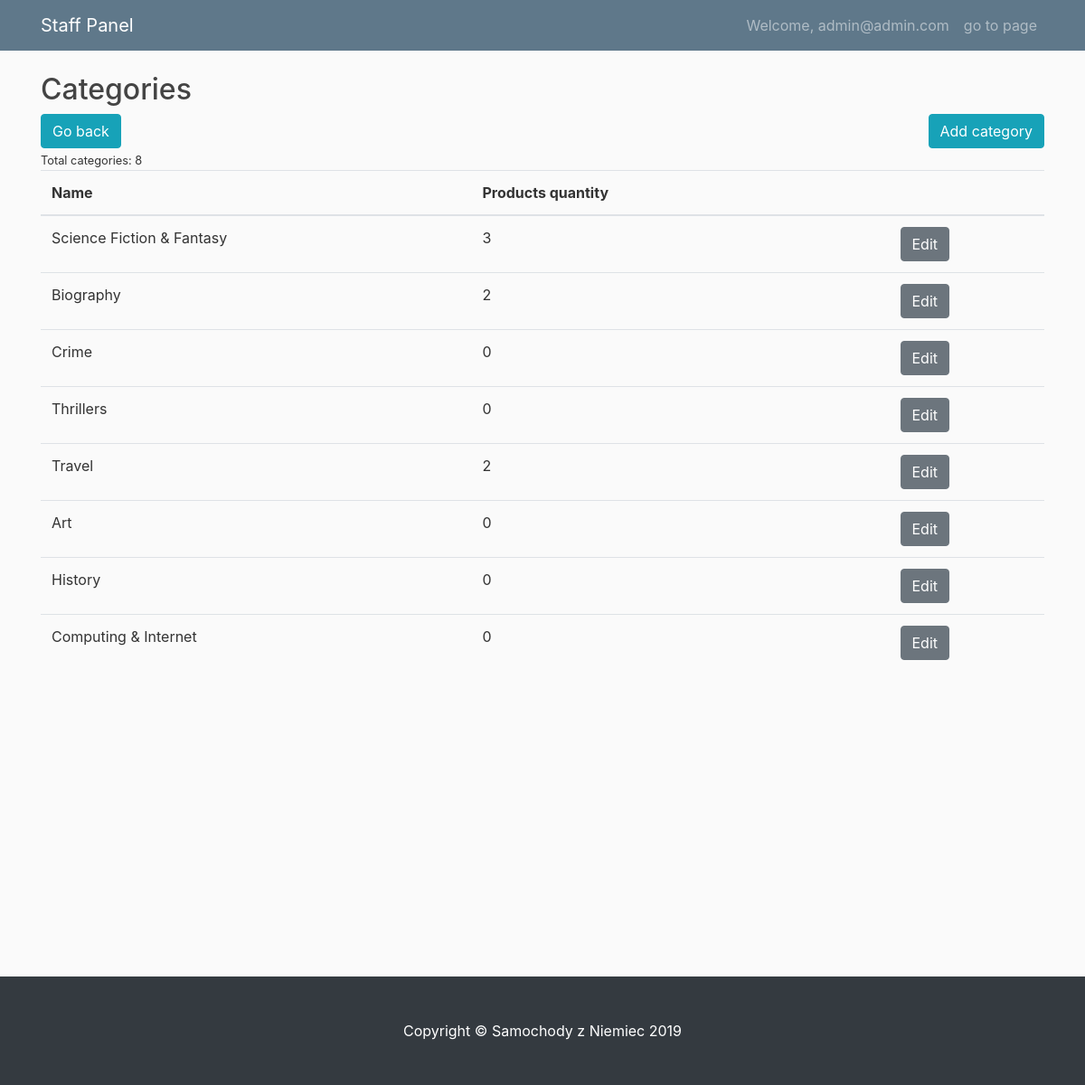
The app's page /staff/categories_list (signed in) with its own data.
### account/models.py (models this page shows, shortened)
class User(AbstractBaseUser):
    email = models.EmailField(max_length=255, unique=True)
    is_active = models.BooleanField(default=True)  # can login
    is_staff = models.BooleanField(default=False)  # staff user non superuser
    is_admin = models.BooleanField(default=False)  # superuser
    created = models.DateTimeField(auto_now_add=True)
    updated = models.DateTimeField(auto_now=True)
    orders = models.ManyToManyField("orders.Order")
    first_name = models.CharField(max_length=100)
    last_name = models.CharField(max_length=100)
    phone = models.CharField(max_length=100, null=True)
    street = models.CharField(max_length=100, null=True)
    city = models.CharField(max_length=100, null=True)
    province = models.CharField(max_length=100, null=True, blank=True)
    code = models.CharField(max_length=100, null=True)
    country = models.CharField(max_length=100, null=True)
    USERNAME_FIELD = "email"  # username
    REQUIRED_FIELDS = []
    objects = UserManager()

### shop/models.py (models this page shows, shortened)
class Category(models.Model):
    name = models.CharField(max_length=30, unique=True)

### staff/decorators.py (the view)
    def wrap(request, *args, **kwargs):
        if request.user.is_authenticated and request.user.is_staff:
            return func(request, *args, **kwargs)
        elif request.user.is_authenticated:
            return redirect("shop:index")
        else:
            return redirect("account:login")

### cart/context_processors.py (called while the page is built)
def cart(request):
    return {'cart': Cart(request)}

### staff/templates/staff/category_list.html
{% extends 'staff/base.html' %}
{% load crispy_forms_tags %}
{% block content %}
<div class="row">
    <div class="col">
        <div>
            <h2>Categories</h2>
            <div class="row">
                <div class="col">
                    <a href="{%url 'staff:panel'%}" class="btn btn-info"">Go back</a>
                </div>
                <div class=" col text-right">
                        <a href="{%url 'staff:add_category'%}" class="btn btn-info">Add category</a>
                </div>
            </div>
        </div>
        {% with categories.count as total_categories %}
        <small>Total categories: {{total_categories}} </small>
        {% endwith%}
        <table class="table table-hover">
            <thead>
                <tr>
                    <th scope="col">Name</th>
                    <th scope="col">Products quantity</th>
                    <th scope="col"></th>
                    <th scope="col"></th>
                    <th scope="col"></th>
                </tr>
            </thead>
            <tbody>
                {% for category in categories %}
                <tr>
                    <td>{{category.name}}</td>
                    <td>{{category.prod_count}}</td>
                    <td></td>
                    <td></td>
                    <td><a href="{% url 'staff:update_category' pk=category.pk %}" class="btn btn-secondary">Edit</a>
                    </td>
                </tr>
                {% endfor %}
            </tbody>
        </table>
    </div>
</div>
{% endblock %}

### staff/templates/staff/base.html (shortened to what this page needs)
{% load static %}
<!DOCTYPE html>
<html lang="en">
<head>
    <link rel="stylesheet" href="https://maxcdn.bootstrapcdn.com/bootstrap/4.0.0/css/bootstrap.min.css"
>
    <link href="{% static 'css/shop.css' %}" rel="stylesheet">
</head>
<body>
    <nav class="navbar navbar-expand-md navbar-dark bg-steel fixed-top">
        <div class="container">
            <a class="navbar-brand mr-4" href="{% url 'staff:panel' %}">Staff Panel</a>
            <div class="collapse navbar-collapse" id="navbarToggle">
                <div class="navbar-nav">
                    <a class="nav-item nav-link" href="{% url 'account:profile'%}">
                        Welcome, {{ user.email }}
                    </a>
                    <a class="nav-item nav-link" href="{% url 'shop:index'%}"> go to page </a>
                </div>
            </div>
        </div>
    </nav>
    <div class="container" style="min-height: 1000px;">
        {% block content%}
        {% endblock%}
    </div>
    <footer class="py-5 bg-dark">
        <div class="container">
            <p class="m-0 text-center text-white">Copyright &copy; Samochody z Niemiec 2019</p>
        </div>
    </footer>
</body>
</html>

### shop/static/css/shop.css (style rules this page uses)
body { background: #fafafa; color: #333333; margin-top: 5rem; }
h1, h2, h3, h4, h5, h6 { color: #444444; }
.bg-steel { background-color: #5f788a; }

### records on screen
User: email "admin@admin.com"
Category: name "Science Fiction & Fantasy", prod_count "3"
Category: name "Biography", prod_count "2"
Category: name "Crime", prod_count "0"
Category: name "Thrillers", prod_count "0"
Category: name "Travel", prod_count "2"
Category: name "Art", prod_count "0"
Category: name "History", prod_count "0"
Category: name "Computing & Internet", prod_count "0"

### other values on screen
{{ total_categories }} "8"
